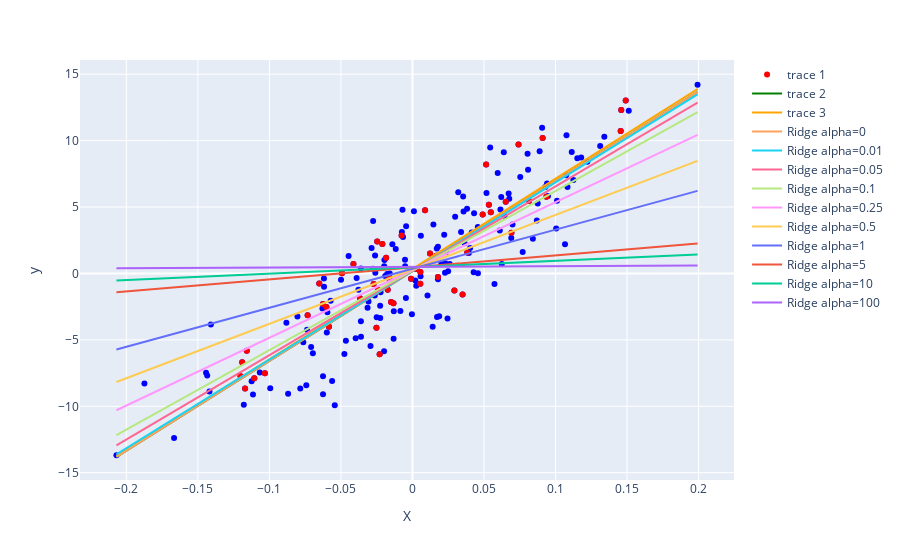

The code cell stored with this chart in its notebook:
### Code cell
fig = px.scatter(df, x='X', y='y', color_discrete_sequence=['blue'])
fig.add_scatter(x=X_test['X'], y=y_test, mode='markers', marker=dict(color='red'))
fig.add_scatter(x=df['X'], y=y_pred_lr_split, mode='lines', line=dict(color='green'))
fig.add_scatter(x=df['X'], y=y_pred_lr, mode='lines', line=dict(color='orange'))

for alfa, y_pred in zip(alfas, y_pred_ridge):
    fig.add_scatter(x=df['X'], y=y_pred, mode='lines', name=f'Ridge alpha={alfa}')

fig.show()

### Figure 1 — Plotly figure (JSON) as saved in the notebook; plotly's stock layout.template omitted (floating-point values rounded to 4 significant figures; data arrays with more than 128 entries replaced by an {"elided": "..."} marker saying what was removed)
{"data": [{"hovertemplate": "X=%{x}<br>y=%{y}<extra></extra>", "legendgroup": "", "marker": {"color": "blue", "symbol": "circle"}, "mode": "markers", "name": "", "orientation": "v", "showlegend": false, "type": "scatter", "x": {"elided": "200 float values"}, "xaxis": "x", "y": {"elided": "200 float values"}, "yaxis": "y"}, {"marker": {"color": "red"}, "mode": "markers", "type": "scatter", "x": [0.00554, -0.06257, -0.02105, -0.119, 0.04907, 0.002725, 0.09363, 0.02929, -0.02716, -0.000989, -0.00758, -0.1032, -0.02465, -0.1106, 0.03504, 0.1491, -0.01497, 0.05149, -0.1201, -0.117, -0.01629, -0.01328, 0.146, 0.1455, -0.04127, 0.0383, -0.0252, -0.01841, 0.01227, 0.01781, 0.08146, 0.005478, -0.06017, -0.0173, 0.008797, -0.07328, 0.06918, 0.0534, 0.01671, 0.09099, -0.0239, 0.0652, -0.1159, -0.02294, 0.05476, -0.04927, -0.06514, 0.07414, -0.05838, -0.0367], "y": [0.1146, -2.289, 2.225, -6.678, 4.433, 0.3422, 5.77, -1.275, -0.7951, -0.3997, 2.866, -7.512, 2.41, -7.891, -1.588, 13.01, -2.155, 8.198, -7.73, -8.661, -0.354, -2.234, 12.31, 10.73, 0.7167, 1.586, -4.088, 1.188, 1.509, -0.2683, 5.462, -0.7824, -2.526, -1.217, 4.766, -3.148, 3.074, 5.176, 1.342, 10.2, -1.254, 5.397, -5.812, -6.079, 4.611, 0.02091, -0.7501, 9.708, -4.009, -1.869]}, {"line": {"color": "green"}, "mode": "lines", "type": "scatter", "x": {"elided": "200 float values"}, "y": {"elided": "200 float values"}}, {"line": {"color": "orange"}, "mode": "lines", "type": "scatter", "x": {"elided": "200 float values"}, "y": {"elided": "200 float values"}}, {"mode": "lines", "name": "Ridge alpha=0", "type": "scatter", "x": {"elided": "200 float values"}, "y": {"elided": "200 float values"}}, {"mode": "lines", "name": "Ridge alpha=0.01", "type": "scatter", "x": {"elided": "200 float values"}, "y": {"elided": "200 float values"}}, {"mode": "lines", "name": "Ridge alpha=0.05", "type": "scatter", "x": {"elided": "200 float values"}, "y": {"elided": "200 float values"}}, {"mode": "lines", "name": "Ridge alpha=0.1", "type": "scatter", "x": {"elided": "200 float values"}, "y": {"elided": "200 float values"}}, {"mode": "lines", "name": "Ridge alpha=0.25", "type": "scatter", "x": {"elided": "200 float values"}, "y": {"elided": "200 float values"}}, {"mode": "lines", "name": "Ridge alpha=0.5", "type": "scatter", "x": {"elided": "200 float values"}, "y": {"elided": "200 float values"}}, {"mode": "lines", "name": "Ridge alpha=1", "type": "scatter", "x": {"elided": "200 float values"}, "y": {"elided": "200 float values"}}, {"mode": "lines", "name": "Ridge alpha=5", "type": "scatter", "x": {"elided": "200 float values"}, "y": {"elided": "200 float values"}}, {"mode": "lines", "name": "Ridge alpha=10", "type": "scatter", "x": {"elided": "200 float values"}, "y": {"elided": "200 float values"}}, {"mode": "lines", "name": "Ridge alpha=100", "type": "scatter", "x": {"elided": "200 float values"}, "y": {"elided": "200 float values"}}], "layout": {"legend": {"tracegroupgap": 0}, "margin": {"t": 60}, "xaxis": {"anchor": "y", "domain": [0, 1], "title": {"text": "X"}}, "yaxis": {"anchor": "x", "domain": [0, 1], "title": {"text": "y"}}}}
